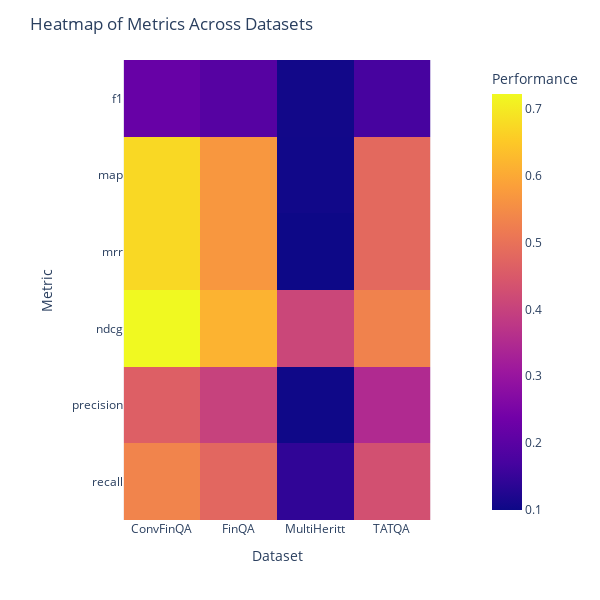

Here is the notebook cell this chart was saved with:
### Code cell
import plotly.express as px
import pandas as pd

# Aggregate the values (e.g., mean) for duplicate entries
df_aggregated = df_long.groupby(['metric_base', 'dataset'], as_index=False)['value'].mean()

# Pivot the dataframe so that metrics are rows, datasets are columns, and values are the metric values
heatmap_data = df_aggregated.pivot(index='metric_base', columns='dataset', values='value')

# Create the heatmap
fig = px.imshow(heatmap_data,
                labels={'x': 'Dataset', 'y': 'Metric', 'color': 'Performance'},
                color_continuous_scale='Plasma')  # You can choose any color scale like 'Cividis', 'Plasma', etc.

# Add title and adjust layout
fig.update_layout(title="Heatmap of Metrics Across Datasets", 
                  height=600, width=600,  # Set both height and width to the same value
                  xaxis_title="Dataset", 
                  yaxis_title="Metric")

# Show the heatmap
fig.show()

### Figure 1 — Plotly figure (JSON) as saved in the notebook; plotly's stock layout.template omitted (floating-point values rounded to 4 significant figures)
{"data": [{"coloraxis": "coloraxis", "hovertemplate": "Dataset: %{x}<br>Metric: %{y}<br>Performance: %{z}<extra></extra>", "name": "0", "type": "heatmap", "x": ["ConvFinQA", "FinQA", "MultiHeritt", "TATQA"], "xaxis": "x", "y": ["f1", "map", "mrr", "ndcg", "precision", "recall"], "yaxis": "y", "z": [[0.2212, 0.1936, 0.1056, 0.1708], [0.6749, 0.5691, 0.1036, 0.4832], [0.6749, 0.5691, 0.0991, 0.4832], [0.7229, 0.6172, 0.4105, 0.5307], [0.4619, 0.3997, 0.1015, 0.3481], [0.5358, 0.4788, 0.1422, 0.4307]]}], "layout": {"coloraxis": {"colorbar": {"title": {"text": "Performance"}}, "colorscale": [[0, "#0d0887"], [0.1111, "#46039f"], [0.2222, "#7201a8"], [0.3333, "#9c179e"], [0.4444, "#bd3786"], [0.5556, "#d8576b"], [0.6667, "#ed7953"], [0.7778, "#fb9f3a"], [0.8889, "#fdca26"], [1, "#f0f921"]]}, "height": 600, "margin": {"t": 60}, "title": {"text": "Heatmap of Metrics Across Datasets"}, "width": 600, "xaxis": {"anchor": "y", "constrain": "domain", "domain": [0, 1], "scaleanchor": "y", "title": {"text": "Dataset"}}, "yaxis": {"anchor": "x", "autorange": "reversed", "constrain": "domain", "domain": [0, 1], "title": {"text": "Metric"}}}}
